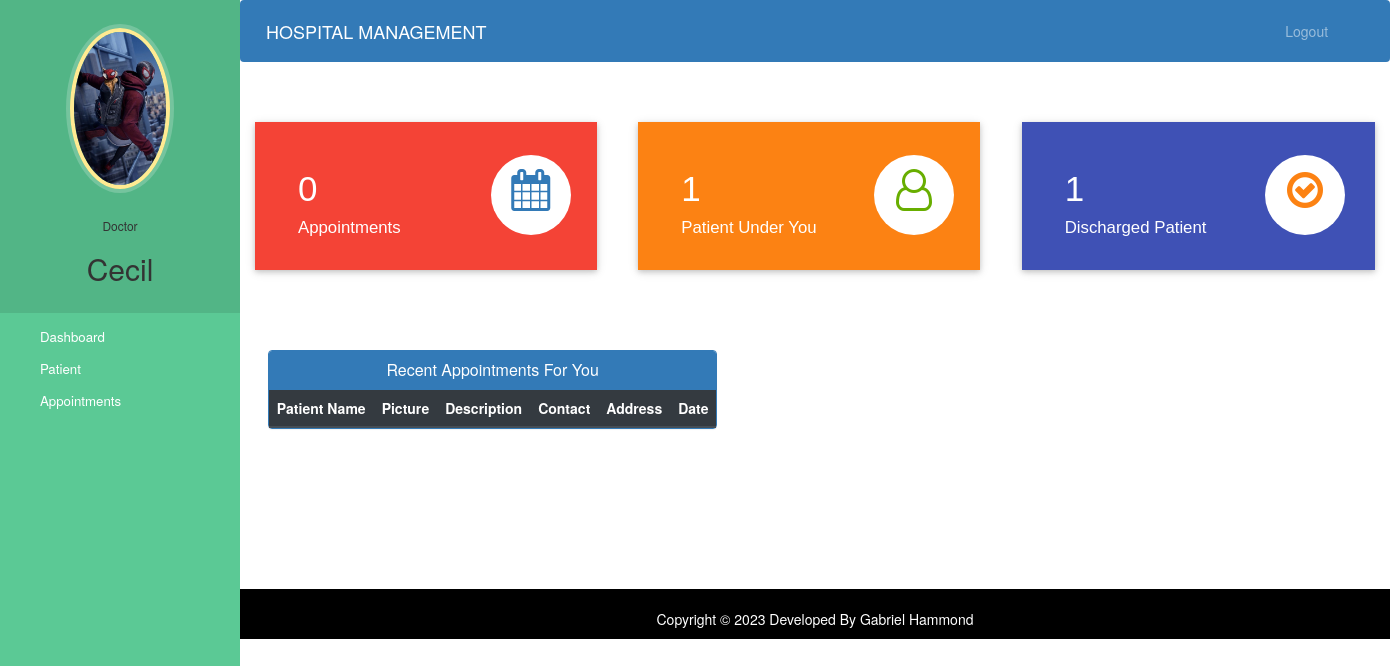
The page /doctor-dashboard (signed in) on the database as committed earlier.
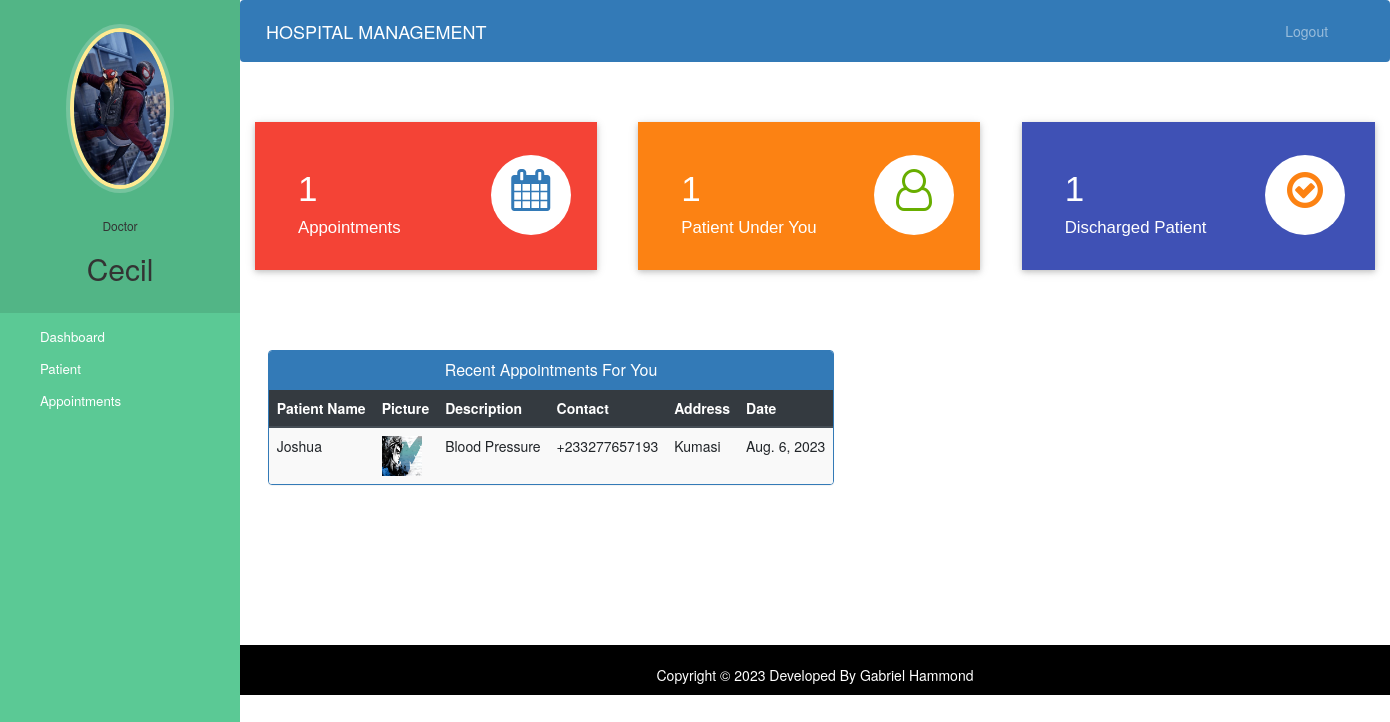
The same page on the database as committed later.
### hospital/models.py (models this page shows, shortened)
class Appointment(models.Model):
    patientId=models.PositiveIntegerField(null=True)
    doctorId=models.PositiveIntegerField(null=True)
    patientName=models.CharField(max_length=40,null=True)
    doctorName=models.CharField(max_length=40,null=True)
    appointmentDate=models.DateField(auto_now=True)
    description=models.TextField(max_length=500)
    status=models.BooleanField(default=False)

class Patient(models.Model):
    user=models.OneToOneField(User,on_delete=models.CASCADE)
    profile_pic= models.ImageField(upload_to='profile_pic/PatientProfilePic/',null=True,blank=True)
    address = models.CharField(max_length=40)
    mobile = models.CharField(max_length=20,null=False)
    symptoms = models.CharField(max_length=100,null=False)
    assignedDoctorId = models.PositiveIntegerField(null=True)
    admitDate=models.DateField(auto_now=True)
    status=models.BooleanField(default=False)

### hospital/views.py (the view)
# urls.py: path('doctor-dashboard', views.doctor_dashboard_view,name='doctor-dashboard'),
@login_required(login_url='doctorlogin')
@user_passes_test(is_doctor)
def doctor_dashboard_view(request):
    patientcount=models.Patient.objects.all().filter(status=True,assignedDoctorId=request.user.id).count()
    appointmentcount=models.Appointment.objects.all().filter(status=True,doctorId=request.user.id).count()
    patientdischarged=models.PatientDischargeDetails.objects.all().distinct().filter(assignedDoctorName=request.user.first_name).count()
    appointments=models.Appointment.objects.all().filter(status=True,doctorId=request.user.id).order_by('-id')
    patientid=[]
    for a in appointments:
        patientid.append(a.patientId)
    patients=models.Patient.objects.all().filter(status=True,user_id__in=patientid).order_by('-id')
    appointments=zip(appointments,patients)
    mydict={
    'patientcount':patientcount,
    'appointmentcount':appointmentcount,
    'patientdischarged':patientdischarged,
    'appointments':appointments,
    'doctor':models.Doctor.objects.get(user_id=request.user.id), #for profile picture of doctor in sidebar
    }
    return render(request,'hospital/doctor_dashboard.html',context=mydict)

### hospital/views.py (called while the page is built)
def is_doctor(user):
    return user.groups.filter(name='DOCTOR').exists()

### templates/hospital/doctor_dashboard.html
{% extends 'hospital/doctor_base.html' %}
{% load static %}
{% block content %}
{%include 'hospital/doctor_dashboard_cards.html'%}
<br><br><br><br>
<div class="container">
  <div class="row">
    <div class="panel panel-primary" style="margin-left:2%;">
      <div class="panel-heading" style="text-align:center;">
        <h6 class="panel-title">Recent Appointments For You</h6>
      </div>
      <table class="table table-hover table-striped" id="dev-table">
        <thead class="thead-dark">
          <tr>
            <th>Patient Name</th>
            <th>Picture</th>
            <th>Description</th>
            <th>Contact</th>
            <th>Address</th>
            <th>Date</th>
          </tr>
        </thead>
        {% for a,p in appointments %}
        <tr>
          <td>{{a.patientName}}</td>
          <td> <img src="{% static p.profile_pic.url %}" alt="Profile Pic" height="40px" width="40px" /></td>
          <td>{{a.description}}</td>
          <td>{{p.mobile}}</td>
          <td>{{p.address}}</td>
          <td>{{a.appointmentDate}}</td>
        </tr>
        {% endfor %}
      </table>
    </div>
  </div>
</div>
{% endblock content %}

Rows that differ between the two databases and show on the page:
added Appointment: patientName "Joshua", profile_pic (picture), description "Blood Pressure", mobile "+233277657193", address "Kumasi", appointmentDate "Aug. 6, 2023"
Other text that changed with them:
{{ appointmentcount }}: "0" → "1"
